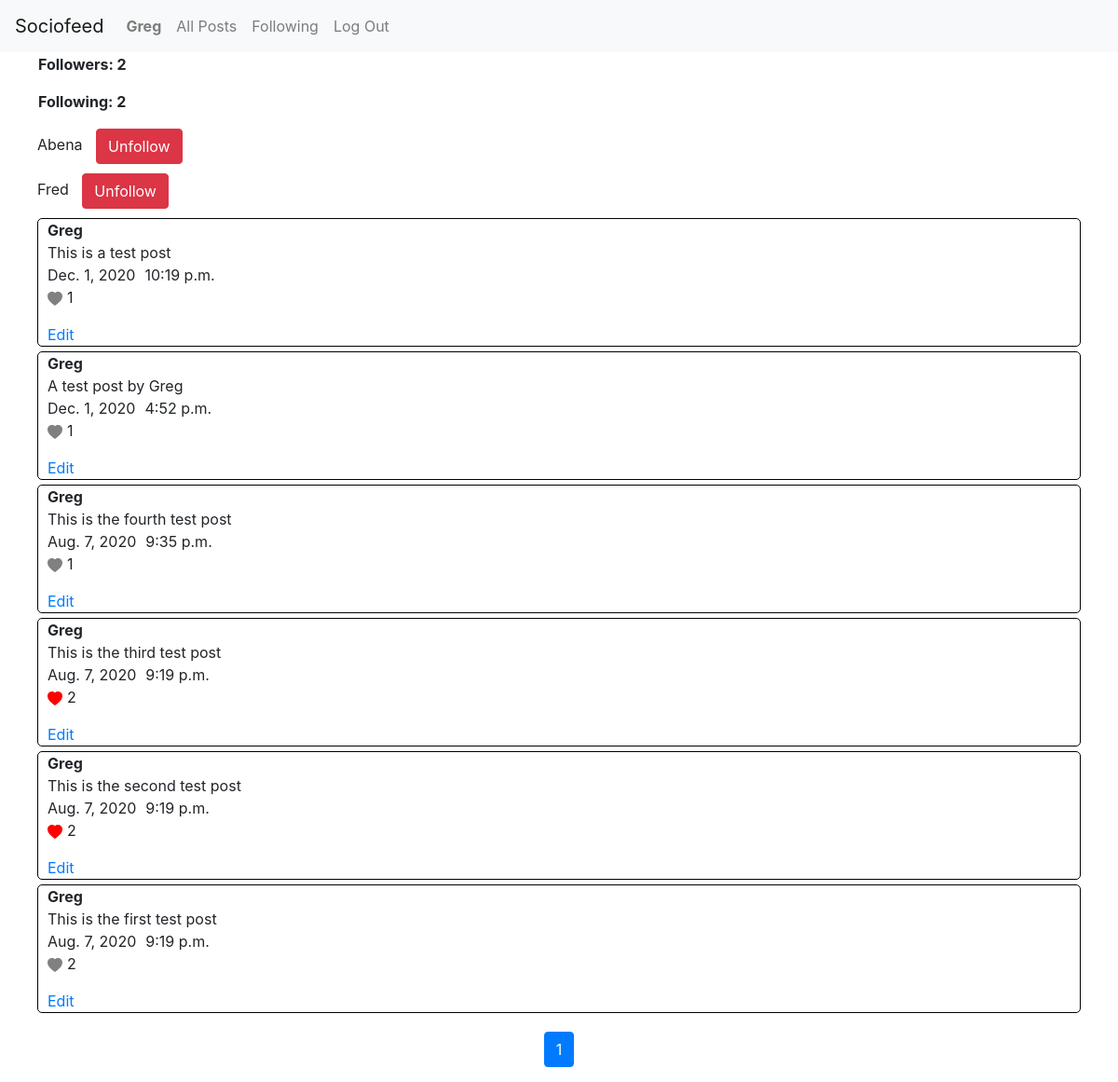
Page /profile (signed in) on the earlier database version.
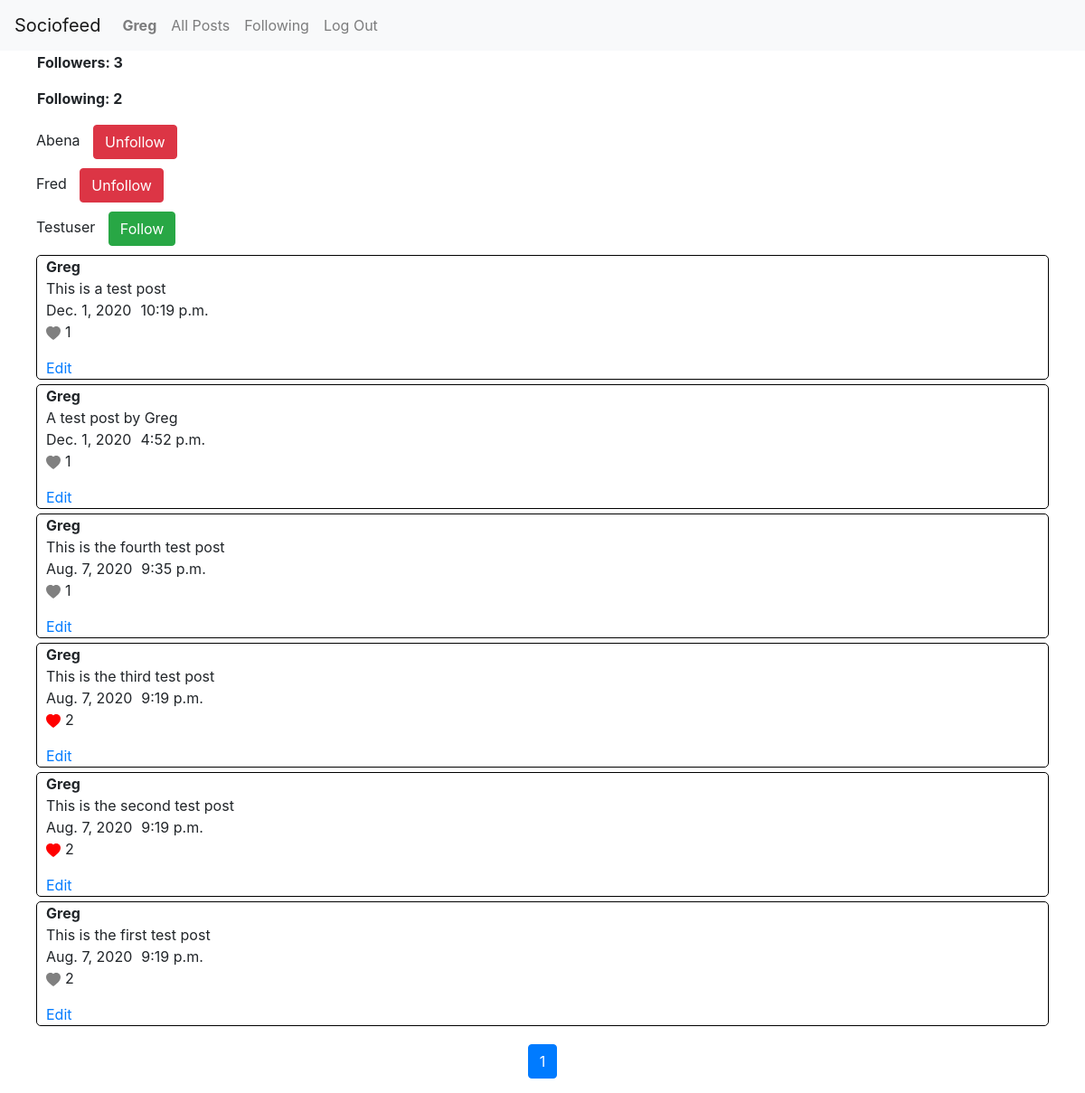
Same page on the later database version.
### network/models.py (models this page shows, shortened)
class User(AbstractUser):
    pass

class Post(models.Model):
    user = models.ForeignKey(User, on_delete=models.CASCADE)
    post = models.CharField(max_length=1000)
    date = models.DateField()
    time = models.TimeField()

### network/views.py (the view)
# urls.py: path("profile", views.profile, name="profile"),
@login_required
def profile(request):
    user = User.objects.get(username=request.user)
    users = User.objects.exclude(username=request.user)
    posts = Post.objects.filter(user=user).order_by('-id')
    paginator = Paginator(posts, 10)
    page_number = request.GET.get('page')
    posts = paginator.get_page(page_number)
    return render(request, "network/profile.html", {
        "user":user,
        "posts":posts,
        "users":users
    })

### network/templatetags/custom_template_tags.py (called while the page is built)
@register.simple_tag
def to_list(a, args):
    if args.filter(follow=a).exists():
        exists = True
    else:
        exists = False
    return exists

@register.simple_tag
def post_liker(a, args):
    if args.likes.filter(user=a).exists():
        exists = True
    else:
        exists = False
    return exists

### network/templates/network/profile.html (shortened to what this page needs)
{% extends "network/layout.html" %}
{% load custom_template_tags %}
{% block body %}
    <div id="f-f">
        <p id="followers">Followers: {{ user.followers.count }}</p>
        <p id="following">Following: {{ user.following.count }}</p>
    </div>
    {% for u in users %}
        <div id="user">
            {{ u.username|title }}
            {% to_list user u.followers as value %}
            {% if value == False %}
            <button class="btn btn-success" onclick="window.location.href='/follow/{{ u.id }}'">Follow</button>
            {% else %}
            <button class="btn btn-danger" onclick="window.location.href='/follow/{{ u.id }}'">Unfollow</button>
            {% endif %}
        </div>
    {% endfor %}
    <div class="post-main">
        {% for i in posts %}
            <div class="post-container">
                <div class="title-post">
                    <div class="title">{{ i.user|title }}</div>
                    <div class="post"> {{ i.post }} </div>
                </div>
                <div class="date-time">
                    <div class="date">{{ i.date }} </div>
                    <div class="time"> {{ i.time }} </div>
                </div>
                <div class="like">
                    <a class="like-link" id="like-{{ i.id }}" data-id="{{ i.id }}">
                        {% post_liker user i as likee %}
                        {% if likee == False %}
                        <svg id="b-{{ i.id }}" class="like-btn" width="1em" height="1em" viewBox="0 0 16 16" class="bi bi-heart-fill" fill="grey" xmlns="http://www.w3.org/2000/svg">
                            <path fill-rule="evenodd" d="M8 1.314C12.438-3.248 23.534 4.735 8 15-7.534 4.736 3.562-3.248 8 1.314z"/>
                        </svg>
                        {% else %}
                        <svg id="b-{{ i.id }}" class="like-btn" width="1em" height="1em" viewBox="0 0 16 16" class="bi bi-heart-fill" fill="red" xmlns="http://www.w3.org/2000/svg">
                            <path fill-rule="evenodd" d="M8 1.314C12.438-3.248 23.534 4.735 8 15-7.534 4.736 3.562-3.248 8 1.314z"/>
                        </svg>
                        {% endif %}
                    </a>
                    <p id="num-likes-{{ i.id }}" class="num-likes"> {{ i.likes.count}} </p>
                </div>
                <div class="edit">
                    {% if i.user == request.user %}
                        <a href="edit/{{ i.id }}">Edit</a>
                    {% endif %}
                </div>
            </div>
        {% endfor %}
    </div>
    <nav class="page-nav" aria-label="Page navigation example">
        <ul class="pagination">
                <li class="page-item active" aria-current="page">
                    <a class="page-link" href="?page={{ posts.number }}">{{ posts.number }} <span class="sr-only">(current)</span></a>
                </li>
        </ul>
    </nav>
{% endblock %}

### network/templates/network/layout.html (shortened to what this page needs)
{% load static %}
<!DOCTYPE html>
<html lang="en">
    <head>
        <link rel="stylesheet" href="https://stackpath.bootstrapcdn.com/bootstrap/4.4.1/css/bootstrap.min.css">
        <link href="{% static 'network/styles.css' %}" rel="stylesheet">
    </head>
    <body>
        <nav class="navbar navbar-expand-lg navbar-light bg-light">
            <a class="navbar-brand" href="{% url 'index' %}">Sociofeed</a>
            <div>
              <ul class="navbar-nav mr-auto">
                {% if user.is_authenticated %}
                    <li class="nav-item">
                        <a class="nav-link" href="{% url 'profile' %}"><strong>{{ user.username|title }}</strong></a>
                    </li>
                {% endif %}
                <li class="nav-item">
                  <a class="nav-link" href="{% url 'index' %}">All Posts</a>
                </li>
                {% if user.is_authenticated %}
                    <li class="nav-item">
                        <a class="nav-link" href="{% url 'following' %}">Following</a>
                    </li>
                    <li class="nav-item">
                        <a class="nav-link" href="{% url 'logout' %}">Log Out</a>
                    </li>
                {% endif %}
              </ul>
            </div>
          </nav>
        <div class="body">
            {% block body %}
            {% endblock %}
        </div>
    </body>
</html>

Differences in the rows shown:
changed User "Greg": followers.count "2" → "3"
added User: username "Testuser"
